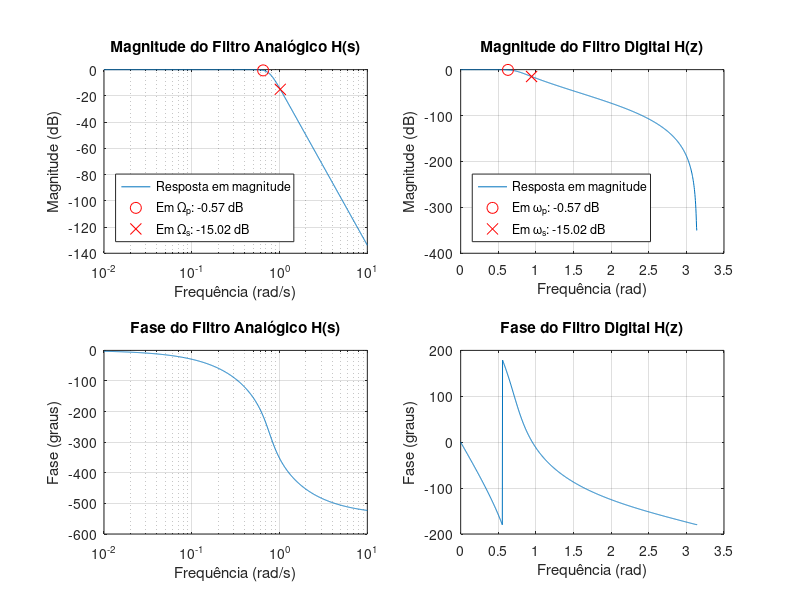
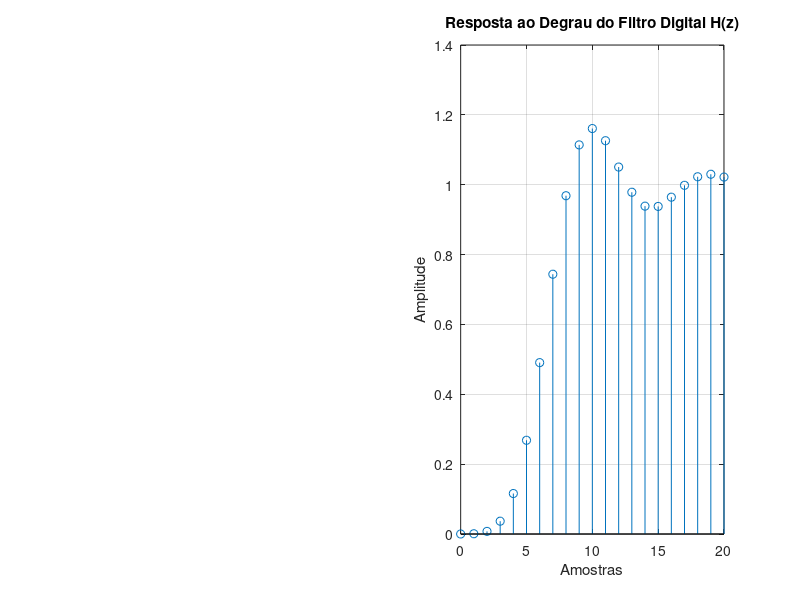
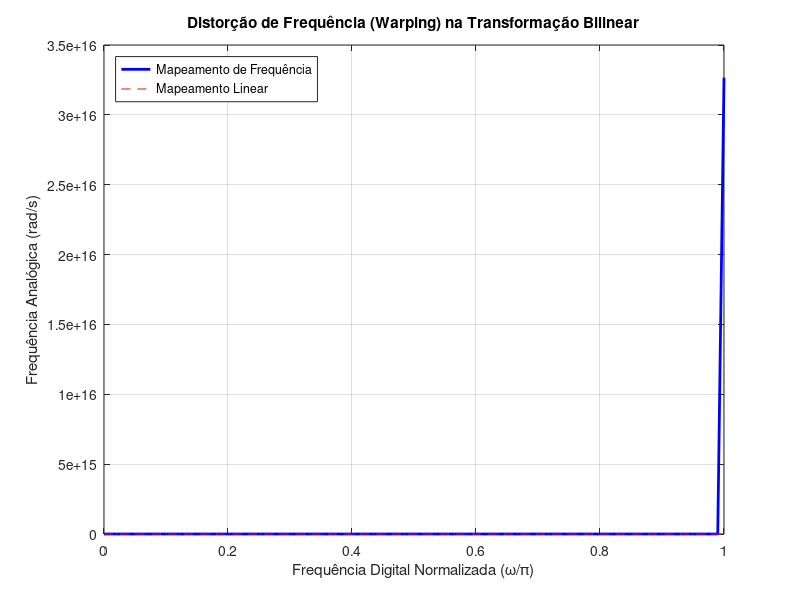

Reproduce these figures in MATLAB, in order.
% Exemplo 7.3 - Transformação Bilinear de um Filtro Butterworth
% Script MATLAB para validar diagramas de Bode e testar desempenho

% Parâmetros do filtro
N = 6;          % Ordem do filtro
Omega_c = 0.766; % Frequência de corte normalizada
Ts = 1;         % Período de amostragem (por conveniência)

% Gerar filtro Butterworth de tempo contínuo (analógico)
[num_c, den_c] = butter(N, Omega_c, 's');
H_c = tf(num_c, den_c);

% Aplicar transformação bilinear para obter filtro de tempo discreto
H_d = c2d(H_c, Ts, 'tustin');
[num_d, den_d] = tfdata(H_d, 'v');

% Frequências críticas para verificação
w_p = 0.2*pi;   % Frequência de passagem (banda passante)
w_s = 0.3*pi;   % Frequência de corte (banda de rejeição)

% Pré-distorção das frequências para correção do warping
Omega_p = 2*tan(w_p/2);
Omega_s = 2*tan(w_s/2);

% Configuração para plotagem
omega_c = logspace(-2, 1, 1000);  % Frequências para filtro analógico

% Calcular respostas em frequência do filtro analógico
[mag_c, phase_c] = bode(H_c, omega_c);
mag_c = squeeze(mag_c);
phase_c = squeeze(phase_c);

% Calcular resposta em frequência do filtro digital manualmente
omega_d = linspace(0, pi, 1000);
mag_d = zeros(size(omega_d));
phase_d = zeros(size(omega_d));

% Avalia a resposta em frequência diretamente para cada frequência
for i = 1:length(omega_d)
    z = exp(1j * omega_d(i));
    Hz = polyval(num_d, z) / polyval(den_d, z);
    mag_d(i) = abs(Hz);
    phase_d(i) = angle(Hz) * 180/pi;
end

% Valores para verificação nas frequências críticas
[mag_wp, ~] = bode(H_c, Omega_p);
mag_wp_dB = 20*log10(squeeze(mag_wp));
[mag_ws, ~] = bode(H_c, Omega_s);
mag_ws_dB = 20*log10(squeeze(mag_ws));

% Calcular resposta em frequências específicas
z_wp = exp(1j * w_p);
H_wp = polyval(num_d, z_wp) / polyval(den_d, z_wp);
mag_wp_d_dB = 20*log10(abs(H_wp));

z_ws = exp(1j * w_s);
H_ws = polyval(num_d, z_ws) / polyval(den_d, z_ws);
mag_ws_d_dB = 20*log10(abs(H_ws));

% Plotar diagramas de Bode comparativos
figure('Position', [100, 100, 1000, 800]);

% Magnitude do filtro analógico
subplot(2,2,1);
semilogx(omega_c, 20*log10(mag_c));
grid on;
title('Magnitude do Filtro Analógico H(s)');
xlabel('Frequência (rad/s)');
ylabel('Magnitude (dB)');
hold on;
plot(Omega_p, mag_wp_dB, 'ro', 'MarkerSize', 8);
plot(Omega_s, mag_ws_dB, 'rx', 'MarkerSize', 8);
legend('Resposta em magnitude', ['Em \Omega_p: ' num2str(mag_wp_dB,'%.2f') ' dB'], ...
       ['Em \Omega_s: ' num2str(mag_ws_dB,'%.2f') ' dB'], 'Location', 'southwest');

% Fase do filtro analógico
subplot(2,2,3);
semilogx(omega_c, phase_c);
grid on;
title('Fase do Filtro Analógico H(s)');
xlabel('Frequência (rad/s)');
ylabel('Fase (graus)');

% Magnitude do filtro digital
subplot(2,2,2);
plot(omega_d, 20*log10(mag_d));
grid on;
title('Magnitude do Filtro Digital H(z)');
xlabel('Frequência (rad)');
ylabel('Magnitude (dB)');
hold on;
plot(w_p, mag_wp_d_dB, 'ro', 'MarkerSize', 8);
plot(w_s, mag_ws_d_dB, 'rx', 'MarkerSize', 8);
legend('Resposta em magnitude', ['Em \omega_p: ' num2str(mag_wp_d_dB,'%.2f') ' dB'], ...
       ['Em \omega_s: ' num2str(mag_ws_d_dB,'%.2f') ' dB'], 'Location', 'southwest');

% Fase do filtro digital
subplot(2,2,4);
plot(omega_d, phase_d);
grid on;
title('Fase do Filtro Digital H(z)');
xlabel('Frequência (rad)');
ylabel('Fase (graus)');

% Análise adicional: Resposta ao degrau de ambos os filtros
figure('Position', [100, 100, 1000, 400]);

% Resposta ao degrau do filtro analógico
subplot(1,2,1);
step(H_c, 10);
title('Resposta ao Degrau do Filtro Analógico H(s)');
grid on;

% Resposta ao degrau do filtro digital através de simulação direta
subplot(1,2,2);
t = 0:20; % 21 amostras
u = ones(size(t)); % Sinal de entrada degrau
u(1) = 0; % Começa em t=1

% Simular a resposta ao degrau através de filtragem direta
y = filter(num_d, den_d, u);

% Plotar resposta
stem(t, y);
title('Resposta ao Degrau do Filtro Digital H(z)');
grid on;
xlabel('Amostras');
ylabel('Amplitude');

% Exibição dos resultados no console
disp('--- Resultados da Transformação Bilinear ---');
disp(['Ordem do filtro: N = ' num2str(N)]);
disp(['Frequência de corte analógica: Omega_c = ' num2str(Omega_c) ' rad/s']);
disp(' ');
disp('Valores na banda passante e de rejeição:');
disp(['Filtro analógico em Omega_p = ' num2str(Omega_p) ' rad/s: ' num2str(mag_wp_dB,'%.2f') ' dB']);
disp(['Filtro analógico em Omega_s = ' num2str(Omega_s) ' rad/s: ' num2str(mag_ws_dB,'%.2f') ' dB']);
disp(['Filtro digital em omega_p = ' num2str(w_p) ' rad: ' num2str(mag_wp_d_dB,'%.2f') ' dB']);
disp(['Filtro digital em omega_s = ' num2str(w_s) ' rad: ' num2str(mag_ws_d_dB,'%.2f') ' dB']);

% Análise de desempenho
disp(' ');
disp('--- Análise de Polos e Zeros ---');
disp('Filtro Analógico H(s):');
disp('Zeros:');
disp(zero(H_c));
disp('Polos:');
disp(pole(H_c));

disp('Filtro Digital H(z):');
disp('Zeros:');
disp(zero(H_d));
disp('Polos:');
disp(pole(H_d));

% Análise do mapeamento de frequência - ilustração do warping
figure;
w_range = linspace(0, pi, 100);
Omega_range = 2*tan(w_range/2);

plot(w_range/pi, Omega_range, 'b-', 'LineWidth', 2);
hold on;
plot([0 1], [0 pi], 'r--');
grid on;
title('Distorção de Frequência (Warping) na Transformação Bilinear');
xlabel('Frequência Digital Normalizada (\omega/\pi)');
ylabel('Frequência Analógica (rad/s)');
legend('Mapeamento de Frequência', 'Mapeamento Linear', 'Location', 'northwest');

% Verificação adicional: coeficientes da função de transferência
disp(' ');
disp('--- Função de Transferência do Filtro Digital H(z) ---');
disp('Numerador:');
disp(num_d);
disp('Denominador:');
disp(den_d);

% Fórmula da tranformação bilinear para os parâmetros do problema
disp(' ');
disp('Verificação da função de transferência conforme o Exemplo 7.3:');
disp(['|H(e^(j*0.2*π))| ≈ 0.89125 ou -0.36 dB (calculado: ' num2str(mag_wp_d_dB,'%.2f') ' dB)']);
disp(['|H(e^(j*0.3*π))| ≈ 0.17783 ou -15 dB (calculado: ' num2str(mag_ws_d_dB,'%.2f') ' dB)']);
